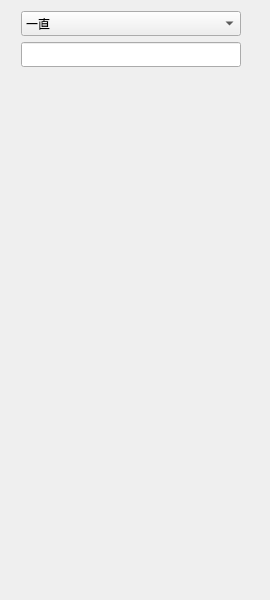
<?xml version="1.0" encoding="UTF-8"?>
<ui version="4.0">
 <class>Form</class>
 <widget class="QWidget" name="Form">
  <property name="geometry">
   <rect>
    <x>0</x>
    <y>0</y>
    <width>270</width>
    <height>600</height>
   </rect>
  </property>
  <property name="minimumSize">
   <size>
    <width>0</width>
    <height>0</height>
   </size>
  </property>
  <property name="maximumSize">
   <size>
    <width>270</width>
    <height>600</height>
   </size>
  </property>
  <property name="windowTitle">
   <string>Form</string>
  </property>
  <layout class="QGridLayout" name="gridLayout">
   <item row="1" column="0">
    <layout class="QHBoxLayout" name="horizontalLayout">
     <item>
      <spacer name="horizontalSpacer_2">
       <property name="orientation">
        <enum>Qt::Horizontal</enum>
       </property>
       <property name="sizeType">
        <enum>QSizePolicy::Minimum</enum>
       </property>
       <property name="sizeHint" stdset="0">
        <size>
         <width>10</width>
         <height>20</height>
        </size>
       </property>
      </spacer>
     </item>
     <item>
      <widget class="QLineEdit" name="LE_search">
       <property name="minimumSize">
        <size>
         <width>20</width>
         <height>25</height>
        </size>
       </property>
      </widget>
     </item>
     <item>
      <spacer name="horizontalSpacer">
       <property name="orientation">
        <enum>Qt::Horizontal</enum>
       </property>
       <property name="sizeType">
        <enum>QSizePolicy::Minimum</enum>
       </property>
       <property name="sizeHint" stdset="0">
        <size>
         <width>18</width>
         <height>25</height>
        </size>
       </property>
      </spacer>
     </item>
    </layout>
   </item>
   <item row="4" column="0">
    <widget class="QScrollArea" name="SA_group">
     <property name="minimumSize">
      <size>
       <width>70</width>
       <height>500</height>
      </size>
     </property>
     <property name="maximumSize">
      <size>
       <width>270</width>
       <height>600</height>
      </size>
     </property>
     <property name="cursor" stdset="0">
      <cursorShape>PointingHandCursor</cursorShape>
     </property>
     <property name="mouseTracking">
      <bool>false</bool>
     </property>
     <property name="autoFillBackground">
      <bool>false</bool>
     </property>
     <property name="frameShape">
      <enum>QFrame::NoFrame</enum>
     </property>
     <property name="lineWidth">
      <number>1</number>
     </property>
     <property name="widgetResizable">
      <bool>true</bool>
     </property>
     <widget class="QWidget" name="scrollAreaWidgetContents">
      <property name="geometry">
       <rect>
        <x>0</x>
        <y>0</y>
        <width>252</width>
        <height>518</height>
       </rect>
      </property>
      <layout class="QGridLayout" name="gridLayout_2"/>
     </widget>
    </widget>
   </item>
   <item row="0" column="0">
    <layout class="QHBoxLayout" name="horizontalLayout_3">
     <item>
      <spacer name="horizontalSpacer_3">
       <property name="orientation">
        <enum>Qt::Horizontal</enum>
       </property>
       <property name="sizeType">
        <enum>QSizePolicy::Fixed</enum>
       </property>
       <property name="sizeHint" stdset="0">
        <size>
         <width>10</width>
         <height>20</height>
        </size>
       </property>
      </spacer>
     </item>
     <item>
      <widget class="QComboBox" name="CBB_time">
       <property name="minimumSize">
        <size>
         <width>20</width>
         <height>23</height>
        </size>
       </property>
       <property name="font">
        <font>
         <family>微软雅黑</family>
         <weight>50</weight>
         <italic>false</italic>
         <bold>false</bold>
         <strikeout>false</strikeout>
         <kerning>true</kerning>
        </font>
       </property>
       <property name="cursor">
        <cursorShape>PointingHandCursor</cursorShape>
       </property>
       <item>
        <property name="text">
         <string>一直</string>
        </property>
       </item>
       <item>
        <property name="text">
         <string>6小时</string>
        </property>
       </item>
       <item>
        <property name="text">
         <string>24小时</string>
        </property>
       </item>
       <item>
        <property name="text">
         <string>三天</string>
        </property>
       </item>
       <item>
        <property name="text">
         <string>一周</string>
        </property>
       </item>
      </widget>
     </item>
     <item>
      <spacer name="horizontalSpacer_4">
       <property name="orientation">
        <enum>Qt::Horizontal</enum>
       </property>
       <property name="sizeType">
        <enum>QSizePolicy::Fixed</enum>
       </property>
       <property name="sizeHint" stdset="0">
        <size>
         <width>18</width>
         <height>20</height>
        </size>
       </property>
      </spacer>
     </item>
    </layout>
   </item>
  </layout>
 </widget>
 <resources/>
 <connections/>
</ui>
